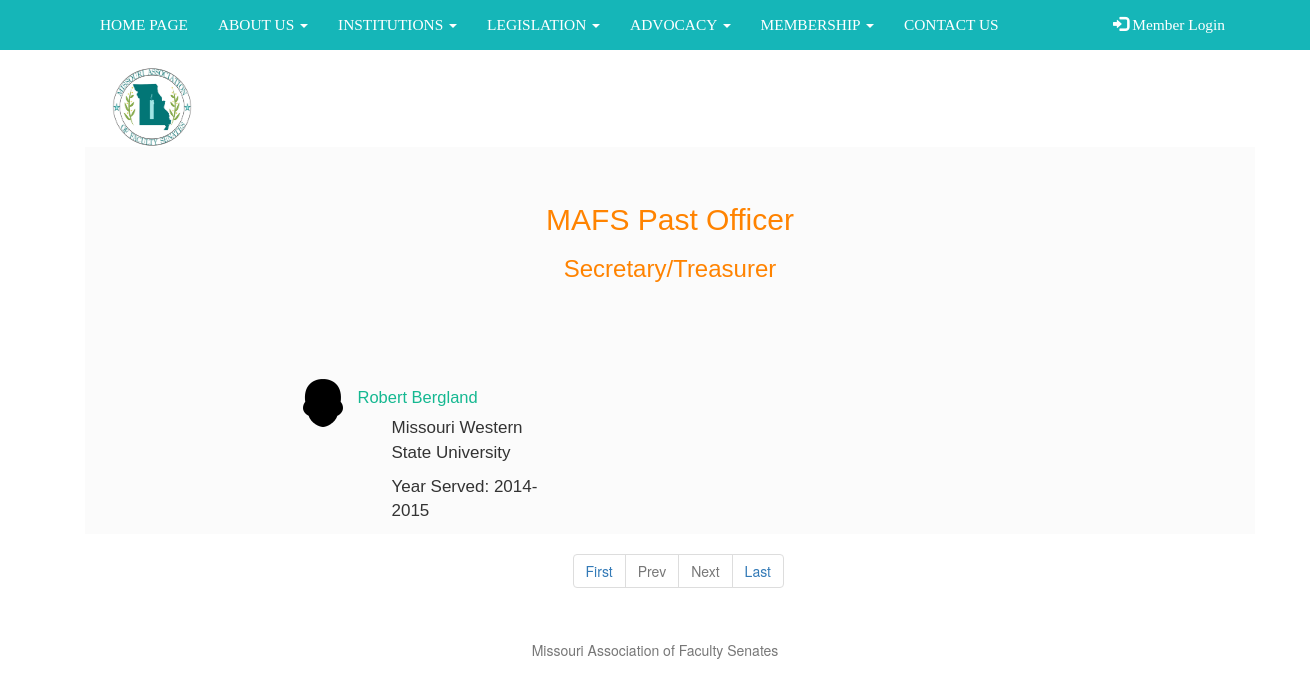
Screenshot of /views/pastSecretary.php with the database file from the repository.
### tables this page shows
CREATE TABLE `pastemployee` (
  `ID` int(11) NOT NULL,
  `Name` text NOT NULL,
  `University` text NOT NULL,
  `Position` text NOT NULL,
  `Year` text NOT NULL
);

### views/pastSecretary.php (the view, shortened to what this page needs)
<?php
    include_once('admin/sql.php');
    if (isset($_GET['pageno'])) {
        $pageno = $_GET['pageno'];
    } else {
        $pageno = 1;
    }
    $no_of_records_per_page = 10;
    $offset = ($pageno-1) * $no_of_records_per_page;
    $total_pages_sql = "SELECT COUNT(*)FROM `pastemployee` WHERE `Position` ='Secretary/Treasurer'";
    $result = mysqli_query($con,$total_pages_sql);
    $total_rows = mysqli_fetch_array($result)[0];
    $total_pages = ceil($total_rows / $no_of_records_per_page);
    $queryPast ="SELECT * FROM `pastemployee` WHERE `Position` ='Secretary/Treasurer' ORDER BY `ID` DESC LIMIT $offset, $no_of_records_per_page";
    $resultPast = mysqli_query($con,$queryPast);
?>
    <div class="container">
        <div class="container content">
            <div class="ff8300 officer"><h2>MAFS Past Officer</h2> <h3>Secretary/Treasurer</h3></div>
                <?php
                    $x = 0;
                    $pastEmployee = [];
                While ($row = mysqli_fetch_array($resultPast)){
                    $pastEmployee[$x]['Position'] = $row['Position'];
                    $pastEmployee[$x]['Name'] = $row['Name'];
                    $pastEmployee[$x]['University'] = $row['University'];
                    $pastEmployee[$x]['Year'] = $row['Year'];
                    $x++;
                };
        for ($i = 0 ; $i < count($pastEmployee); $i++) {?>
            <div class="row mediaBody">
                <div class="col-md-1"></div>
                <div class="col-md-3" style="padding-top:1em;">
                    <div class="media">
                        <div class="media-left">
                            <a href="#">
                                <img class="media-object" src="../public/images/user.png" alt="user">
                            </a>
                        </div>
                        <div class="media-body">
                            <div class="media">
                                        <div class="media-heading">
                                                <h5 class="b891" style="font-size:16.5px;"><?php echo($pastEmployee[$i]['Name']);?></h5>
                                                <p class="memberText"><?php echo($pastEmployee[$i]['University']);?></p>
                                                <p class="memberText">Year Served: <?php echo($pastEmployee[$i]['Year']);?></p>
                                    </div>
                            </div>
                        </div>
                    </div>
                    </div>
                    <?php
                     $i++;
                    if ($i >= count($pastEmployee)){
                        break;
                    }
                    ?>
                <?php }?>
                    </div>
                </div>
        <div class="row">
            <div class= "col-md-5"></div>
            <div class="col-md-6">
                <ul class="pagination">
                    <li><a href="?pageno=1">First</a></li>
                    <li class="<?php if($pageno <= 1){ echo 'disabled'; } ?>">
                    <a href="<?php if($pageno <= 1){ echo '#'; } else { echo "?pageno=".($pageno - 1); } ?>">Prev</a>
                    </li>
                    <li class="<?php if($pageno >= $total_pages){ echo 'disabled'; } ?>">
                    <a href="<?php if($pageno >= $total_pages){ echo '#'; } else { echo "?pageno=".($pageno + 1); } ?>">Next</a>
                    </li>
                    <li><a href="?pageno=<?php echo $total_pages; ?>">Last</a></li>
                </ul>
            </div>
        </div>
    </div>
      <footer style="margin-top:2em; text-align:center" class="footer">
                <div class="container">
                    <span class="text-muted">Missouri Association of Faculty Senates</span>
                </div>
     </footer>
    </body>
</html>

### public/css/menu.css (style rules this page uses)
.navbar { margin-bottom: -0.2em; border-radius: 0; font-size: 1.1em; background-color: #15b6b8; border-style: none; font-family: Georgia, serif; }
.nav-container { padding-left: 0; padding-right: 0; }
.navbar-inverse .navbar-nav>li>a { color: white; }
div.officer { text-align: center; font-size: 36px; padding-top: 1em; padding-bottom: 2em; }
.content { font-family: "Source Sans Pro",Helvetica,sans-serif; background-color: #f8f8f880; }
.ff8300 { color: #ff8300; font-size: 24px; }
.mediaBody { position: relative; visibility: visible; left: 100px; }
.memberText { padding-left: 2em; font-size:17px; }
.b891 { color: #15b891; size:35px; }
* { box-sizing: border-box; }
.dropdown { position: relative; display: inline-block; }

### rows the page displays
pastemployee: Name "Robert Bergland", University "Missouri Western State University", Year "2014-2015"
